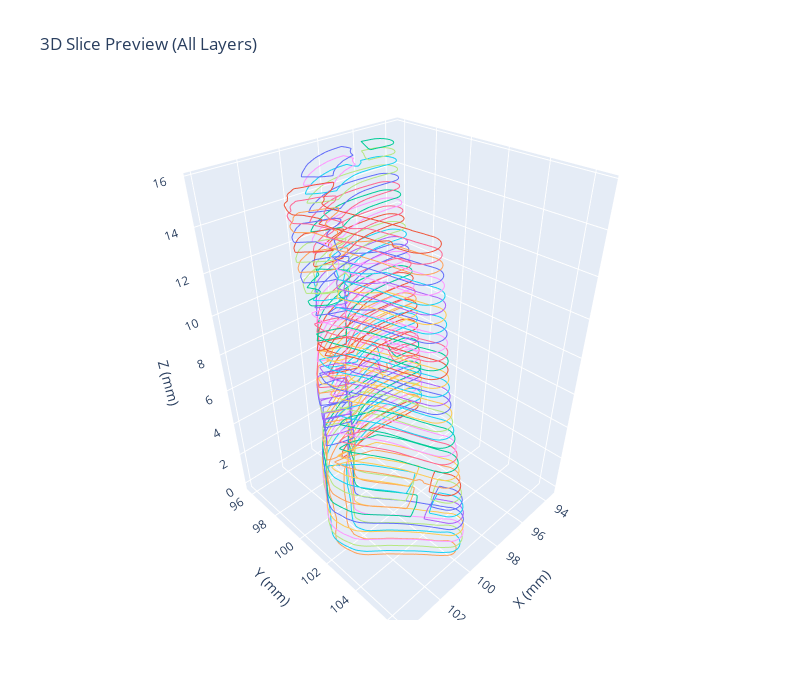

The notebook cell this image was saved under:
### Code cell
import trimesh
import numpy as np
import plotly.graph_objects as go

# === โหลด STL ===
mesh = trimesh.load("repaired_print_demo90deg.stl")
if isinstance(mesh, trimesh.Scene):
    mesh = mesh.dump(concatenate=True)

# === พารามิเตอร์ ===
layer_height = 0.2
extrusion_multiplier = 0.045
z_min, z_max = mesh.bounds[0][2], mesh.bounds[1][2]
num_layers = int((z_max - z_min) / layer_height)
max_layers_to_show = 40  # เอาหลายชั้นรวมกัน

# === เตรียม Plotly figure ===
fig = go.Figure()

# === เพิ่มเส้น path ทีละชั้นแบบ 3D ===
for i in range(min(num_layers, max_layers_to_show)):
    z = z_min + i * layer_height + 0.01
    section = mesh.section(plane_origin=[0, 0, z], plane_normal=[0, 0, 1])
    if section is None:
        continue

    planar, tf = section.to_planar()

    for entity in planar.entities:
        if hasattr(entity, 'points'):
            coords_2d = planar.vertices[entity.points]
            if len(coords_2d) < 2:
                continue

            coords_3d = np.column_stack((coords_2d, np.full(len(coords_2d), z)))
            coords_3d = trimesh.transform_points(coords_3d, tf)  # แปลงกลับเป็น world coordinates

            fig.add_trace(go.Scatter3d(
                x=coords_3d[:, 0],
                y=coords_3d[:, 1],
                z=coords_3d[:, 2],
                mode='lines',
                line=dict(width=2),
                name=f"Layer {i}"
            ))

# === ปรับ layout ให้หมุน/ซูมได้ ===
fig.update_layout(
    title="3D Slice Preview (All Layers)",
    scene=dict(
        xaxis_title='X (mm)',
        yaxis_title='Y (mm)',
        zaxis_title='Z (mm)',
        aspectmode='data'
    ),
    width=800,
    height=700,
    showlegend=False
)

fig.show()

### Figure 1 — Plotly figure (JSON) as saved in the notebook; plotly's stock layout.template omitted (floating-point values rounded to 4 significant figures; data arrays with more than 128 entries replaced by an {"elided": "..."} marker saying what was removed)
{"data": [{"line": {"width": 2}, "mode": "lines", "name": "Layer 0", "type": "scatter3d", "x": [95.15, 95.15, 95.15, 95.13, 95.13, 95.13, 95.12, 95.11, 95.09, 95.08, 95.06, 95.04, 95.04, 95.01, 95.01, 95.01, 94.96, 94.93, 94.91, 94.88, 94.86, 94.84, 94.83, 94.82, 94.82, 94.82, 94.8, 94.8, 94.77, 94.77, 94.77, 94.77, 94.77, 94.79, 94.79, 94.8, 94.83, 94.84, 94.84, 94.84, 94.87, 94.89, 94.9, 94.92, 94.94, 94.95, 94.98, 94.99, 94.99, 95.0, 95.03, 95.03, 95.05, 95.05, 95.05, 95.05, 95.1, 95.12, 95.13, 95.14, 95.15, 95.15, 95.15, 95.15, 95.15], "y": [97.42, 97.43, 97.43, 97.46, 97.47, 97.47, 97.48, 97.49, 97.5, 97.51, 97.53, 97.53, 97.53, 97.54, 97.54, 97.54, 97.54, 97.54, 97.53, 97.52, 97.52, 97.51, 97.5, 97.49, 97.49, 97.49, 97.48, 97.48, 97.44, 97.44, 97.44, 97.44, 97.44, 97.41, 97.41, 97.4, 97.39, 97.39, 97.39, 97.38, 97.36, 97.35, 97.35, 97.35, 97.34, 97.33, 97.32, 97.32, 97.32, 97.32, 97.32, 97.32, 97.34, 97.34, 97.34, 97.34, 97.35, 97.37, 97.38, 97.39, 97.4, 97.4, 97.41, 97.42, 97.42], "z": [0.02, 0.02, 0.02, 0.02, 0.02, 0.02, 0.02, 0.02, 0.02, 0.02, 0.02, 0.02, 0.02, 0.02, 0.02, 0.02, 0.02, 0.02, 0.02, 0.02, 0.02, 0.02, 0.02, 0.02, 0.02, 0.02, 0.02, 0.02, 0.02, 0.02, 0.02, 0.02, 0.02, 0.02, 0.02, 0.02, 0.02, 0.02, 0.02, 0.02, 0.02, 0.02, 0.02, 0.02, 0.02, 0.02, 0.02, 0.02, 0.02, 0.02, 0.02, 0.02, 0.02, 0.02, 0.02, 0.02, 0.02, 0.02, 0.02, 0.02, 0.02, 0.02, 0.02, 0.02, 0.02]}, {"line": {"width": 2}, "mode": "lines", "name": "Layer 1", "type": "scatter3d", "x": {"elided": "764 float values"}, "y": {"elided": "764 float values"}, "z": {"elided": "764 float values"}}, {"line": {"width": 2}, "mode": "lines", "name": "Layer 1", "type": "scatter3d", "x": [99.87, 99.87, 99.87, 99.88, 99.87], "y": [98.01, 98.02, 98.02, 98.01, 98.01], "z": [0.42, 0.42, 0.42, 0.42, 0.42]}, {"line": {"width": 2}, "mode": "lines", "name": "Layer 1", "type": "scatter3d", "x": [100.4, 100.3, 100.3, 100.3, 100.4], "y": [98.33, 98.32, 98.31, 98.32, 98.33], "z": [0.42, 0.42, 0.42, 0.42, 0.42]}, {"line": {"width": 2}, "mode": "lines", "name": "Layer 2", "type": "scatter3d", "x": {"elided": "2358 float values"}, "y": {"elided": "2358 float values"}, "z": {"elided": "2358 float values"}}, {"line": {"width": 2}, "mode": "lines", "name": "Layer 3", "type": "scatter3d", "x": {"elided": "2413 float values"}, "y": {"elided": "2413 float values"}, "z": {"elided": "2413 float values"}}, {"line": {"width": 2}, "mode": "lines", "name": "Layer 3", "type": "scatter3d", "x": [99.97, 99.97], "y": [105.9, 105.9], "z": [1.22, 1.22]}, {"line": {"width": 2}, "mode": "lines", "name": "Layer 4", "type": "scatter3d", "x": {"elided": "2433 float values"}, "y": {"elided": "2433 float values"}, "z": {"elided": "2433 float values"}}, {"line": {"width": 2}, "mode": "lines", "name": "Layer 5", "type": "scatter3d", "x": {"elided": "2435 float values"}, "y": {"elided": "2435 float values"}, "z": {"elided": "2435 float values"}}, {"line": {"width": 2}, "mode": "lines", "name": "Layer 6", "type": "scatter3d", "x": {"elided": "2426 float values"}, "y": {"elided": "2426 float values"}, "z": {"elided": "2426 float values"}}, {"line": {"width": 2}, "mode": "lines", "name": "Layer 7", "type": "scatter3d", "x": {"elided": "2407 float values"}, "y": {"elided": "2407 float values"}, "z": {"elided": "2407 float values"}}, {"line": {"width": 2}, "mode": "lines", "name": "Layer 7", "type": "scatter3d", "x": [103.3, 103.3], "y": [101.1, 101.1], "z": [2.82, 2.82]}, {"line": {"width": 2}, "mode": "lines", "name": "Layer 8", "type": "scatter3d", "x": {"elided": "2139 float values"}, "y": {"elided": "2139 float values"}, "z": {"elided": "2139 float values"}}, {"line": {"width": 2}, "mode": "lines", "name": "Layer 8", "type": "scatter3d", "x": {"elided": "309 float values"}, "y": {"elided": "309 float values"}, "z": {"elided": "309 float values"}}, {"line": {"width": 2}, "mode": "lines", "name": "Layer 9", "type": "scatter3d", "x": {"elided": "2144 float values"}, "y": {"elided": "2144 float values"}, "z": {"elided": "2144 float values"}}, {"line": {"width": 2}, "mode": "lines", "name": "Layer 9", "type": "scatter3d", "x": {"elided": "276 float values"}, "y": {"elided": "276 float values"}, "z": {"elided": "276 float values"}}, {"line": {"width": 2}, "mode": "lines", "name": "Layer 9", "type": "scatter3d", "x": [102.6, 102.6], "y": [100.4, 100.4], "z": [3.62, 3.62]}, {"line": {"width": 2}, "mode": "lines", "name": "Layer 10", "type": "scatter3d", "x": {"elided": "1002 float values"}, "y": {"elided": "1002 float values"}, "z": {"elided": "1002 float values"}}, {"line": {"width": 2}, "mode": "lines", "name": "Layer 10", "type": "scatter3d", "x": {"elided": "370 float values"}, "y": {"elided": "370 float values"}, "z": {"elided": "370 float values"}}, {"line": {"width": 2}, "mode": "lines", "name": "Layer 10", "type": "scatter3d", "x": {"elided": "730 float values"}, "y": {"elided": "730 float values"}, "z": {"elided": "730 float values"}}, {"line": {"width": 2}, "mode": "lines", "name": "Layer 10", "type": "scatter3d", "x": {"elided": "268 float values"}, "y": {"elided": "268 float values"}, "z": {"elided": "268 float values"}}, {"line": {"width": 2}, "mode": "lines", "name": "Layer 10", "type": "scatter3d", "x": [97.48, 97.48], "y": [97.98, 97.98], "z": [4.02, 4.02]}, {"line": {"width": 2}, "mode": "lines", "name": "Layer 10", "type": "scatter3d", "x": [100.4, 100.4], "y": [98.22, 98.22], "z": [4.02, 4.02]}, {"line": {"width": 2}, "mode": "lines", "name": "Layer 11", "type": "scatter3d", "x": {"elided": "700 float values"}, "y": {"elided": "700 float values"}, "z": {"elided": "700 float values"}}, {"line": {"width": 2}, "mode": "lines", "name": "Layer 11", "type": "scatter3d", "x": {"elided": "449 float values"}, "y": {"elided": "449 float values"}, "z": {"elided": "449 float values"}}, {"line": {"width": 2}, "mode": "lines", "name": "Layer 11", "type": "scatter3d", "x": {"elided": "613 float values"}, "y": {"elided": "613 float values"}, "z": {"elided": "613 float values"}}, {"line": {"width": 2}, "mode": "lines", "name": "Layer 11", "type": "scatter3d", "x": {"elided": "354 float values"}, "y": {"elided": "354 float values"}, "z": {"elided": "354 float values"}}, {"line": {"width": 2}, "mode": "lines", "name": "Layer 11", "type": "scatter3d", "x": {"elided": "263 float values"}, "y": {"elided": "263 float values"}, "z": {"elided": "263 float values"}}, {"line": {"width": 2}, "mode": "lines", "name": "Layer 12", "type": "scatter3d", "x": {"elided": "676 float values"}, "y": {"elided": "676 float values"}, "z": {"elided": "676 float values"}}, {"line": {"width": 2}, "mode": "lines", "name": "Layer 12", "type": "scatter3d", "x": {"elided": "588 float values"}, "y": {"elided": "588 float values"}, "z": {"elided": "588 float values"}}, {"line": {"width": 2}, "mode": "lines", "name": "Layer 12", "type": "scatter3d", "x": {"elided": "356 float values"}, "y": {"elided": "356 float values"}, "z": {"elided": "356 float values"}}, {"line": {"width": 2}, "mode": "lines", "name": "Layer 12", "type": "scatter3d", "x": {"elided": "269 float values"}, "y": {"elided": "269 float values"}, "z": {"elided": "269 float values"}}, {"line": {"width": 2}, "mode": "lines", "name": "Layer 12", "type": "scatter3d", "x": {"elided": "350 float values"}, "y": {"elided": "350 float values"}, "z": {"elided": "350 float values"}}, {"line": {"width": 2}, "mode": "lines", "name": "Layer 13", "type": "scatter3d", "x": {"elided": "339 float values"}, "y": {"elided": "339 float values"}, "z": {"elided": "339 float values"}}, {"line": {"width": 2}, "mode": "lines", "name": "Layer 13", "type": "scatter3d", "x": {"elided": "801 float values"}, "y": {"elided": "801 float values"}, "z": {"elided": "801 float values"}}, {"line": {"width": 2}, "mode": "lines", "name": "Layer 13", "type": "scatter3d", "x": {"elided": "677 float values"}, "y": {"elided": "677 float values"}, "z": {"elided": "677 float values"}}, {"line": {"width": 2}, "mode": "lines", "name": "Layer 13", "type": "scatter3d", "x": {"elided": "356 float values"}, "y": {"elided": "356 float values"}, "z": {"elided": "356 float values"}}, {"line": {"width": 2}, "mode": "lines", "name": "Layer 13", "type": "scatter3d", "x": [99.05, 99.05], "y": [98.36, 98.36], "z": [5.22, 5.22]}, {"line": {"width": 2}, "mode": "lines", "name": "Layer 14", "type": "scatter3d", "x": {"elided": "1021 float values"}, "y": {"elided": "1021 float values"}, "z": {"elided": "1021 float values"}}, {"line": {"width": 2}, "mode": "lines", "name": "Layer 14", "type": "scatter3d", "x": {"elided": "771 float values"}, "y": {"elided": "771 float values"}, "z": {"elided": "771 float values"}}, {"line": {"width": 2}, "mode": "lines", "name": "Layer 14", "type": "scatter3d", "x": {"elided": "328 float values"}, "y": {"elided": "328 float values"}, "z": {"elided": "328 float values"}}, {"line": {"width": 2}, "mode": "lines", "name": "Layer 15", "type": "scatter3d", "x": {"elided": "993 float values"}, "y": {"elided": "993 float values"}, "z": {"elided": "993 float values"}}, {"line": {"width": 2}, "mode": "lines", "name": "Layer 15", "type": "scatter3d", "x": {"elided": "747 float values"}, "y": {"elided": "747 float values"}, "z": {"elided": "747 float values"}}, {"line": {"width": 2}, "mode": "lines", "name": "Layer 15", "type": "scatter3d", "x": {"elided": "332 float values"}, "y": {"elided": "332 float values"}, "z": {"elided": "332 float values"}}, {"line": {"width": 2}, "mode": "lines", "name": "Layer 15", "type": "scatter3d", "x": [102.3, 102.3], "y": [102.3, 102.3], "z": [6.02, 6.02]}, {"line": {"width": 2}, "mode": "lines", "name": "Layer 16", "type": "scatter3d", "x": {"elided": "1021 float values"}, "y": {"elided": "1021 float values"}, "z": {"elided": "1021 float values"}}, {"line": {"width": 2}, "mode": "lines", "name": "Layer 16", "type": "scatter3d", "x": {"elided": "740 float values"}, "y": {"elided": "740 float values"}, "z": {"elided": "740 float values"}}, {"line": {"width": 2}, "mode": "lines", "name": "Layer 16", "type": "scatter3d", "x": {"elided": "332 float values"}, "y": {"elided": "332 float values"}, "z": {"elided": "332 float values"}}, {"line": {"width": 2}, "mode": "lines", "name": "Layer 17", "type": "scatter3d", "x": {"elided": "735 float values"}, "y": {"elided": "735 float values"}, "z": {"elided": "735 float values"}}, {"line": {"width": 2}, "mode": "lines", "name": "Layer 17", "type": "scatter3d", "x": {"elided": "1019 float values"}, "y": {"elided": "1019 float values"}, "z": {"elided": "1019 float values"}}, {"line": {"width": 2}, "mode": "lines", "name": "Layer 17", "type": "scatter3d", "x": {"elided": "349 float values"}, "y": {"elided": "349 float values"}, "z": {"elided": "349 float values"}}, {"line": {"width": 2}, "mode": "lines", "name": "Layer 18", "type": "scatter3d", "x": {"elided": "1031 float values"}, "y": {"elided": "1031 float values"}, "z": {"elided": "1031 float values"}}, {"line": {"width": 2}, "mode": "lines", "name": "Layer 18", "type": "scatter3d", "x": {"elided": "730 float values"}, "y": {"elided": "730 float values"}, "z": {"elided": "730 float values"}}, {"line": {"width": 2}, "mode": "lines", "name": "Layer 18", "type": "scatter3d", "x": {"elided": "371 float values"}, "y": {"elided": "371 float values"}, "z": {"elided": "371 float values"}}, {"line": {"width": 2}, "mode": "lines", "name": "Layer 19", "type": "scatter3d", "x": {"elided": "1469 float values"}, "y": {"elided": "1469 float values"}, "z": {"elided": "1469 float values"}}, {"line": {"width": 2}, "mode": "lines", "name": "Layer 19", "type": "scatter3d", "x": {"elided": "726 float values"}, "y": {"elided": "726 float values"}, "z": {"elided": "726 float values"}}, {"line": {"width": 2}, "mode": "lines", "name": "Layer 20", "type": "scatter3d", "x": {"elided": "1525 float values"}, "y": {"elided": "1525 float values"}, "z": {"elided": "1525 float values"}}, {"line": {"width": 2}, "mode": "lines", "name": "Layer 20", "type": "scatter3d", "x": {"elided": "745 float values"}, "y": {"elided": "745 float values"}, "z": {"elided": "745 float values"}}, {"line": {"width": 2}, "mode": "lines", "name": "Layer 21", "type": "scatter3d", "x": {"elided": "1300 float values"}, "y": {"elided": "1300 float values"}, "z": {"elided": "1300 float values"}}, {"line": {"width": 2}, "mode": "lines", "name": "Layer 21", "type": "scatter3d", "x": {"elided": "896 float values"}, "y": {"elided": "896 float values"}, "z": {"elided": "896 float values"}}, {"line": {"width": 2}, "mode": "lines", "name": "Layer 22", "type": "scatter3d", "x": {"elided": "858 float values"}, "y": {"elided": "858 float values"}, "z": {"elided": "858 float values"}}, {"line": {"width": 2}, "mode": "lines", "name": "Layer 22", "type": "scatter3d", "x": {"elided": "1246 float values"}, "y": {"elided": "1246 float values"}, "z": {"elided": "1246 float values"}}, {"line": {"width": 2}, "mode": "lines", "name": "Layer 23", "type": "scatter3d", "x": {"elided": "1243 float values"}, "y": {"elided": "1243 float values"}, "z": {"elided": "1243 float values"}}, {"line": {"width": 2}, "mode": "lines", "name": "Layer 23", "type": "scatter3d", "x": {"elided": "841 float values"}, "y": {"elided": "841 float values"}, "z": {"elided": "841 float values"}}, {"line": {"width": 2}, "mode": "lines", "name": "Layer 23", "type": "scatter3d", "x": [97.27, 97.27], "y": [97.71, 97.71], "z": [9.22, 9.22]}, {"line": {"width": 2}, "mode": "lines", "name": "Layer 24", "type": "scatter3d", "x": {"elided": "827 float values"}, "y": {"elided": "827 float values"}, "z": {"elided": "827 float values"}}, {"line": {"width": 2}, "mode": "lines", "name": "Layer 24", "type": "scatter3d", "x": {"elided": "1223 float values"}, "y": {"elided": "1223 float values"}, "z": {"elided": "1223 float values"}}, {"line": {"width": 2}, "mode": "lines", "name": "Layer 24", "type": "scatter3d", "x": [99.7, 99.7], "y": [98.81, 98.81], "z": [9.62, 9.62]}, {"line": {"width": 2}, "mode": "lines", "name": "Layer 25", "type": "scatter3d", "x": {"elided": "1217 float values"}, "y": {"elided": "1217 float values"}, "z": {"elided": "1217 float values"}}, {"line": {"width": 2}, "mode": "lines", "name": "Layer 25", "type": "scatter3d", "x": {"elided": "822 float values"}, "y": {"elided": "822 float values"}, "z": {"elided": "822 float values"}}, {"line": {"width": 2}, "mode": "lines", "name": "Layer 26", "type": "scatter3d", "x": {"elided": "1219 float values"}, "y": {"elided": "1219 float values"}, "z": {"elided": "1219 float values"}}, {"line": {"width": 2}, "mode": "lines", "name": "Layer 26", "type": "scatter3d", "x": {"elided": "824 float values"}, "y": {"elided": "824 float values"}, "z": {"elided": "824 float values"}}, {"line": {"width": 2}, "mode": "lines", "name": "Layer 27", "type": "scatter3d", "x": {"elided": "825 float values"}, "y": {"elided": "825 float values"}, "z": {"elided": "825 float values"}}, {"line": {"width": 2}, "mode": "lines", "name": "Layer 27", "type": "scatter3d", "x": {"elided": "1225 float values"}, "y": {"elided": "1225 float values"}, "z": {"elided": "1225 float values"}}, {"line": {"width": 2}, "mode": "lines", "name": "Layer 27", "type": "scatter3d", "x": [101.9, 101.9], "y": [104.2, 104.2], "z": [10.82, 10.82]}, {"line": {"width": 2}, "mode": "lines", "name": "Layer 28", "type": "scatter3d", "x": {"elided": "1258 float values"}, "y": {"elided": "1258 float values"}, "z": {"elided": "1258 float values"}}, {"line": {"width": 2}, "mode": "lines", "name": "Layer 28", "type": "scatter3d", "x": {"elided": "839 float values"}, "y": {"elided": "839 float values"}, "z": {"elided": "839 float values"}}, {"line": {"width": 2}, "mode": "lines", "name": "Layer 29", "type": "scatter3d", "x": {"elided": "1275 float values"}, "y": {"elided": "1275 float values"}, "z": {"elided": "1275 float values"}}, {"line": {"width": 2}, "mode": "lines", "name": "Layer 29", "type": "scatter3d", "x": {"elided": "877 float values"}, "y": {"elided": "877 float values"}, "z": {"elided": "877 float values"}}, {"line": {"width": 2}, "mode": "lines", "name": "Layer 29", "type": "scatter3d", "x": [99.22, 99.22], "y": [96.95, 96.95], "z": [11.62, 11.62]}, {"line": {"width": 2}, "mode": "lines", "name": "Layer 30", "type": "scatter3d", "x": {"elided": "728 float values"}, "y": {"elided": "728 float values"}, "z": {"elided": "728 float values"}}, {"line": {"width": 2}, "mode": "lines", "name": "Layer 30", "type": "scatter3d", "x": {"elided": "1024 float values"}, "y": {"elided": "1024 float values"}, "z": {"elided": "1024 float values"}}, {"line": {"width": 2}, "mode": "lines", "name": "Layer 30", "type": "scatter3d", "x": {"elided": "551 float values"}, "y": {"elided": "551 float values"}, "z": {"elided": "551 float values"}}, {"line": {"width": 2}, "mode": "lines", "name": "Layer 30", "type": "scatter3d", "x": [100.6, 100.6], "y": [104.6, 104.6], "z": [12.02, 12.02]}, {"line": {"width": 2}, "mode": "lines", "name": "Layer 30", "type": "scatter3d", "x": [97.08, 97.08], "y": [96.22, 96.22], "z": [12.02, 12.02]}, {"line": {"width": 2}, "mode": "lines", "name": "Layer 31", "type": "scatter3d", "x": {"elided": "687 float values"}, "y": {"elided": "687 float values"}, "z": {"elided": "687 float values"}}, {"line": {"width": 2}, "mode": "lines", "name": "Layer 31", "type": "scatter3d", "x": {"elided": "955 float values"}, "y": {"elided": "955 float values"}, "z": {"elided": "955 float values"}}, {"line": {"width": 2}, "mode": "lines", "name": "Layer 31", "type": "scatter3d", "x": {"elided": "445 float values"}, "y": {"elided": "445 float values"}, "z": {"elided": "445 float values"}}, {"line": {"width": 2}, "mode": "lines", "name": "Layer 32", "type": "scatter3d", "x": {"elided": "951 float values"}, "y": {"elided": "951 float values"}, "z": {"elided": "951 float values"}}, {"line": {"width": 2}, "mode": "lines", "name": "Layer 32", "type": "scatter3d", "x": {"elided": "670 float values"}, "y": {"elided": "670 float values"}, "z": {"elided": "670 float values"}}, {"line": {"width": 2}, "mode": "lines", "name": "Layer 32", "type": "scatter3d", "x": {"elided": "427 float values"}, "y": {"elided": "427 float values"}, "z": {"elided": "427 float values"}}, {"line": {"width": 2}, "mode": "lines", "name": "Layer 32", "type": "scatter3d", "x": [99.15, 99.15], "y": [98.19, 98.19], "z": [12.82, 12.82]}, {"line": {"width": 2}, "mode": "lines", "name": "Layer 33", "type": "scatter3d", "x": {"elided": "933 float values"}, "y": {"elided": "933 float values"}, "z": {"elided": "933 float values"}}, {"line": {"width": 2}, "mode": "lines", "name": "Layer 33", "type": "scatter3d", "x": {"elided": "662 float values"}, "y": {"elided": "662 float values"}, "z": {"elided": "662 float values"}}, {"line": {"width": 2}, "mode": "lines", "name": "Layer 33", "type": "scatter3d", "x": {"elided": "431 float values"}, "y": {"elided": "431 float values"}, "z": {"elided": "431 float values"}}, {"line": {"width": 2}, "mode": "lines", "name": "Layer 34", "type": "scatter3d", "x": {"elided": "676 float values"}, "y": {"elided": "676 float values"}, "z": {"elided": "676 float values"}}, {"line": {"width": 2}, "mode": "lines", "name": "Layer 34", "type": "scatter3d", "x": {"elided": "917 float values"}, "y": {"elided": "917 float values"}, "z": {"elided": "917 float values"}}, {"line": {"width": 2}, "mode": "lines", "name": "Layer 34", "type": "scatter3d", "x": {"elided": "438 float values"}, "y": {"elided": "438 float values"}, "z": {"elided": "438 float values"}}, {"line": {"width": 2}, "mode": "lines", "name": "Layer 35", "type": "scatter3d", "x": {"elided": "756 float values"}, "y": {"elided": "756 float values"}, "z": {"elided": "756 float values"}}, {"line": {"width": 2}, "mode": "lines", "name": "Layer 35", "type": "scatter3d", "x": [102.3, 102.3, 102.3, 102.3, 102.3, 102.3, 102.3, 102.3, 102.3, 102.3, 102.2, 102.2, 102.2, 102.2, 102.2, 102.2, 102.2, 102.2, 102.2, 102.2, 102.2, 102.2, 102.2, 102.2, 102.2, 102.2, 102.2, 102.2, 102.2, 102.2, 102.2, 102.2, 102.2, 102.2, 102.2, 102.2, 102.2, 102.2, 102.2, 102.2, 102.2, 102.2, 102.2, 102.2, 102.2, 102.2, 102.1, 102.1, 102.1, 102.1, 102.1, 102.1, 102.1, 102.1, 102.1, 102.1, 102.1, 102.1, 102.2, 102.2, 102.2, 102.2, 102.2, 102.2, 102.2, 102.2, 102.2, 102.2, 102.2, 102.2, 102.2, 102.2, 102.2, 102.2, 102.2, 102.2, 102.2, 102.2, 102.2, 102.2, 102.2, 102.2, 102.2, 102.2, 102.2, 102.3, 102.3, 102.3, 102.3, 102.3, 102.3, 102.3, 102.3, 102.3, 102.3], "y": [101.3, 101.3, 101.3, 101.3, 101.3, 101.3, 101.3, 101.3, 101.2, 101.2, 101.2, 101.2, 101.2, 101.2, 101.2, 101.2, 101.2, 101.2, 101.2, 101.2, 101.2, 101.2, 101.2, 101.2, 101.2, 101.2, 101.2, 101.2, 101.1, 101.1, 101.1, 101.1, 101.1, 101.1, 101.1, 101.1, 101.1, 101.1, 101.1, 101.1, 101.1, 101.1, 101.1, 101.1, 101.1, 101.1, 101.1, 101.1, 101.1, 101.1, 101.1, 101.1, 101.1, 101.1, 101.1, 101.1, 101.1, 101.1, 101.1, 101.1, 101.1, 101.1, 101.1, 101.1, 101.1, 101.1, 101.1, 101.1, 101.1, 101.1, 101.2, 101.2, 101.2, 101.2, 101.2, 101.2, 101.2, 101.2, 101.2, 101.2, 101.2, 101.2, 101.2, 101.2, 101.2, 101.2, 101.2, 101.2, 101.3, 101.3, 101.3, 101.3, 101.3, 101.3, 101.3], "z": [14.02, 14.02, 14.02, 14.02, 14.02, 14.02, 14.02, 14.02, 14.02, 14.02, 14.02, 14.02, 14.02, 14.02, 14.02, 14.02, 14.02, 14.02, 14.02, 14.02, 14.02, 14.02, 14.02, 14.02, 14.02, 14.02, 14.02, 14.02, 14.02, 14.02, 14.02, 14.02, 14.02, 14.02, 14.02, 14.02, 14.02, 14.02, 14.02, 14.02, 14.02, 14.02, 14.02, 14.02, 14.02, 14.02, 14.02, 14.02, 14.02, 14.02, 14.02, 14.02, 14.02, 14.02, 14.02, 14.02, 14.02, 14.02, 14.02, 14.02, 14.02, 14.02, 14.02, 14.02, 14.02, 14.02, 14.02, 14.02, 14.02, 14.02, 14.02, 14.02, 14.02, 14.02, 14.02, 14.02, 14.02, 14.02, 14.02, 14.02, 14.02, 14.02, 14.02, 14.02, 14.02, 14.02, 14.02, 14.02, 14.02, 14.02, 14.02, 14.02, 14.02, 14.02, 14.02]}, {"line": {"width": 2}, "mode": "lines", "name": "Layer 35", "type": "scatter3d", "x": {"elided": "902 float values"}, "y": {"elided": "902 float values"}, "z": {"elided": "902 float values"}}, {"line": {"width": 2}, "mode": "lines", "name": "Layer 35", "type": "scatter3d", "x": {"elided": "437 float values"}, "y": {"elided": "437 float values"}, "z": {"elided": "437 float values"}}, {"line": {"width": 2}, "mode": "lines", "name": "Layer 35", "type": "scatter3d", "x": [102.2, 102.2, 102.2, 102.2, 102.2, 102.2, 102.2, 102.2, 102.2, 102.2, 102.2, 102.2, 102.2, 102.2, 102.2, 102.2, 102.2, 102.2, 102.2, 102.2, 102.2, 102.2, 102.2, 102.2], "y": [101.4, 101.4, 101.4, 101.4, 101.4, 101.4, 101.4, 101.4, 101.4, 101.4, 101.4, 101.4, 101.4, 101.4, 101.4, 101.4, 101.4, 101.4, 101.4, 101.4, 101.4, 101.4, 101.4, 101.4], "z": [14.02, 14.02, 14.02, 14.02, 14.02, 14.02, 14.02, 14.02, 14.02, 14.02, 14.02, 14.02, 14.02, 14.02, 14.02, 14.02, 14.02, 14.02, 14.02, 14.02, 14.02, 14.02, 14.02, 14.02]}, {"line": {"width": 2}, "mode": "lines", "name": "Layer 35", "type": "scatter3d", "x": [102.9, 102.9], "y": [100.1, 100.1], "z": [14.02, 14.02]}, {"line": {"width": 2}, "mode": "lines", "name": "Layer 35", "type": "scatter3d", "x": [102.3, 102.3], "y": [101.3, 101.3], "z": [14.02, 14.02]}, {"line": {"width": 2}, "mode": "lines", "name": "Layer 35", "type": "scatter3d", "x": [102.3, 102.3], "y": [101.3, 101.3], "z": [14.02, 14.02]}, {"line": {"width": 2}, "mode": "lines", "name": "Layer 35", "type": "scatter3d", "x": [101.0, 101.0], "y": [100.1, 100.1], "z": [14.02, 14.02]}, {"line": {"width": 2}, "mode": "lines", "name": "Layer 36", "type": "scatter3d", "x": {"elided": "914 float values"}, "y": {"elided": "914 float values"}, "z": {"elided": "914 float values"}}, {"line": {"width": 2}, "mode": "lines", "name": "Layer 36", "type": "scatter3d", "x": {"elided": "288 float values"}, "y": {"elided": "288 float values"}, "z": {"elided": "288 float values"}}, {"line": {"width": 2}, "mode": "lines", "name": "Layer 36", "type": "scatter3d", "x": [102.3, 102.3, 102.3, 102.3, 102.3, 102.3, 102.3, 102.3, 102.3, 102.3, 102.3, 102.3, 102.3, 102.3, 102.3, 102.3, 102.3, 102.3, 102.3, 102.3, 102.3, 102.3, 102.3, 102.3, 102.3, 102.3, 102.3, 102.3, 102.3, 102.3, 102.3, 102.3, 102.3, 102.3, 102.3, 102.3, 102.3, 102.3, 102.3, 102.3, 102.3, 102.3, 102.3, 102.3, 102.3, 102.3, 102.3, 102.3, 102.3, 102.3, 102.3], "y": [101.4, 101.4, 101.4, 101.4, 101.4, 101.4, 101.4, 101.4, 101.4, 101.5, 101.5, 101.5, 101.5, 101.5, 101.5, 101.5, 101.5, 101.5, 101.5, 101.5, 101.5, 101.5, 101.6, 101.6, 101.6, 101.6, 101.6, 101.6, 101.6, 101.6, 101.6, 101.6, 101.6, 101.6, 101.6, 101.6, 101.6, 101.6, 101.6, 101.6, 101.6, 101.6, 101.6, 101.6, 101.6, 101.6, 101.6, 101.6, 101.6, 101.6, 101.6], "z": [14.42, 14.42, 14.42, 14.42, 14.42, 14.42, 14.42, 14.42, 14.42, 14.42, 14.42, 14.42, 14.42, 14.42, 14.42, 14.42, 14.42, 14.42, 14.42, 14.42, 14.42, 14.42, 14.42, 14.42, 14.42, 14.42, 14.42, 14.42, 14.42, 14.42, 14.42, 14.42, 14.42, 14.42, 14.42, 14.42, 14.42, 14.42, 14.42, 14.42, 14.42, 14.42, 14.42, 14.42, 14.42, 14.42, 14.42, 14.42, 14.42, 14.42, 14.42]}, {"line": {"width": 2}, "mode": "lines", "name": "Layer 36", "type": "scatter3d", "x": {"elided": "1243 float values"}, "y": {"elided": "1243 float values"}, "z": {"elided": "1243 float values"}}, {"line": {"width": 2}, "mode": "lines", "name": "Layer 36", "type": "scatter3d", "x": [102.3, 102.3], "y": [101.6, 101.6], "z": [14.42, 14.42]}, {"line": {"width": 2}, "mode": "lines", "name": "Layer 36", "type": "scatter3d", "x": [102.3, 102.3], "y": [101.4, 101.4], "z": [14.42, 14.42]}, {"line": {"width": 2}, "mode": "lines", "name": "Layer 36", "type": "scatter3d", "x": [102.3, 102.3], "y": [101.4, 101.4], "z": [14.42, 14.42]}, {"line": {"width": 2}, "mode": "lines", "name": "Layer 37", "type": "scatter3d", "x": {"elided": "1223 float values"}, "y": {"elided": "1223 float values"}, "z": {"elided": "1223 float values"}}, {"line": {"width": 2}, "mode": "lines", "name": "Layer 37", "type": "scatter3d", "x": {"elided": "933 float values"}, "y": {"elided": "933 float values"}, "z": {"elided": "933 float values"}}, {"line": {"width": 2}, "mode": "lines", "name": "Layer 38", "type": "scatter3d", "x": {"elided": "1223 float values"}, "y": {"elided": "1223 float values"}, "z": {"elided": "1223 float values"}}, {"line": {"width": 2}, "mode": "lines", "name": "Layer 38", "type": "scatter3d", "x": {"elided": "332 float values"}, "y": {"elided": "332 float values"}, "z": {"elided": "332 float values"}}, {"line": {"width": 2}, "mode": "lines", "name": "Layer 38", "type": "scatter3d", "x": {"elided": "635 float values"}, "y": {"elided": "635 float values"}, "z": {"elided": "635 float values"}}, {"line": {"width": 2}, "mode": "lines", "name": "Layer 38", "type": "scatter3d", "x": [98.03, 98.03], "y": [97.37, 97.37], "z": [15.22, 15.22]}, {"line": {"width": 2}, "mode": "lines", "name": "Layer 39", "type": "scatter3d", "x": {"elided": "663 float values"}, "y": {"elided": "663 float values"}, "z": {"elided": "663 float values"}}, {"line": {"width": 2}, "mode": "lines", "name": "Layer 39", "type": "scatter3d", "x": {"elided": "1229 float values"}, "y": {"elided": "1229 float values"}, "z": {"elided": "1229 float values"}}, {"line": {"width": 2}, "mode": "lines", "name": "Layer 39", "type": "scatter3d", "x": {"elided": "305 float values"}, "y": {"elided": "305 float values"}, "z": {"elided": "305 float values"}}], "layout": {"height": 700, "scene": {"aspectmode": "data", "xaxis": {"title": {"text": "X (mm)"}}, "yaxis": {"title": {"text": "Y (mm)"}}, "zaxis": {"title": {"text": "Z (mm)"}}}, "showlegend": false, "title": {"text": "3D Slice Preview (All Layers)"}, "width": 800}}
